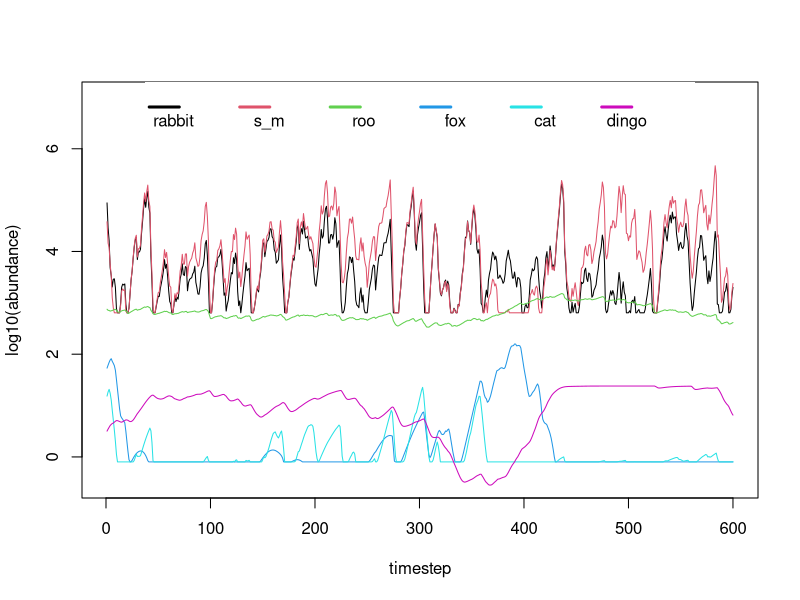
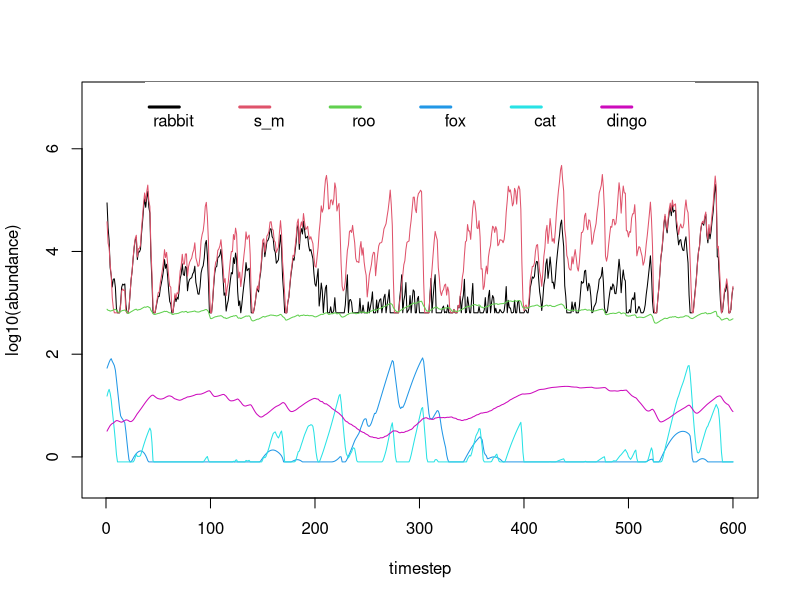
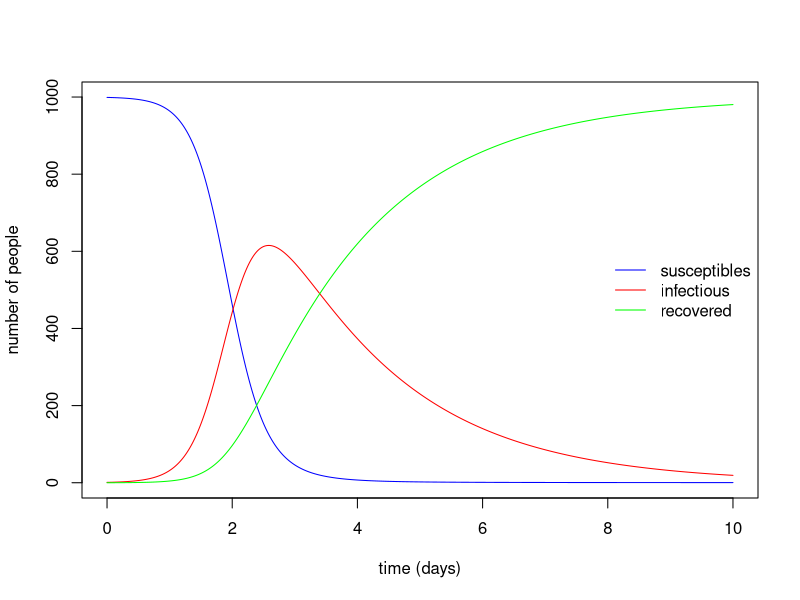

Recreate these plots in R, in order.
## ---- chunk 1
#### Parameter values
veg_term1 <- 55.12
veg_term2 <- 0.0153
veg_term3 <- 0.00056
veg_term4 <- 2.5

min_fox <- 0.0001
min_cat <- 0.0001

roo_weight <- 26

##### fox parameters
min_r_fox <- 0.56
upper_r_fox <- 0.77
d_fox <- 3.2            # demographic efficiency

max_c_fr <- 1.096
max_c_fb <- 1.096

# half saturation density for functional responses
hs_rab_f <- 1.32      # over rabbit
hs_bilby_f <- 0.99    # over bilby
##### end fox parameters

##### cat parameters
min_r_cat <- 0.56
upper_r_cat <- 0.81
d_cat <- .6  # this is the demographic efficiency for cats - varied between 2 and 5 in Robley's report

max_c_cr <- 0.874
max_c_cb <- 2.874

# half saturation density for functional responses
hs_rab_c <- 0.5       # over rabbit
hs_bilby_c <- 0.99    # over bilby
##### end cat parameters

##### small native mammal parameters
bilby_weight <- 0.782
min_r_bilby <- 4.6
upper_r_bilby <- 5.5
d_bilby <- 0.0045
##### end small native mammal parameters

##### rabbit parameters
rabbit_weight <- 0.782
min_r_rabbit <- 4.6
upper_r_rabbit <- 5.5
d_rabbit <- 0.0045

# the following two parameters are applied to both rabbits and small mammals
max_c_rv <- 0.068       # maximum intake of vegetation by rabbit
f_rv <- 138             # foraging efficiency of rabbit on vegetation
###### end rabbit parameters


##### dingo parameters
max_c_dk <- 0.68      # maximum intake rate of kangaroo
f_dk <- .1            # foraging efficiency on kangaroo

max_c_dr <- 0.2       # maximum intake rate of rabbit
f_dr <- .4            # foraging efficiency on rabbit

min_r_dingo <- 1.22   # maximum rate of decrease
max_r_dingo <- 0.63
d_dingo <- 2.5       # demographic efficiency of dingo
K_dingo <- 0.003      # carrying capacity of dingo per hectare

d_int_fox <- .7      # maximun killing rate of fox
d_int_cat <- .3       # maximum killing rate of cat

f_df <- 0.3           # foraging efficiency on fox
f_dc <- 0.3           # foraging efficiency on cat
##### end dingo parameters

##### kangaroo parameters
min_r_roo <- 1.6      # maximum rate of decrease of kangaroo
upper_r_roo <- 1.7496
d_roo <- 142.9

max_c_kv <- 0.086
f_kv <- 34
##### end kangaroo parameters

## ---- chunk 2
# This function contains the model specifications. It executes one single iteration of the model
# following the mathematical formulation presented in Lurgi et al. (2018) Journal of Applied Ecology
ExecuteIterationGeneralised <- function(current_abs, i, current_qt, kill='', fraction=0){
  ###### species order (and index) in current_abs (and next_abs) (vectors of abundances):
  ###### vegetation (1), rabbit (2), small-mammal (3), kangaroo (4), fox (5), cat (6), dingo (7)
  
  veg <- current_abs[1]
  rabbits <- current_abs[2]
  bilby <- current_abs[3]
  roos <- current_abs[4]
  fox <- current_abs[5]
  cat <- current_abs[6]
  dingoes <- current_abs[7]
  
  if(current_qt == 3){
    if(kill == 'rabbit'){ rabbits <- rabbits - (rabbits * fraction) }
    if(kill == 'dingo' ){ dingoes <- dingoes - (dingoes * fraction) }
    if(kill == 'fox'){ fox <- fox - (fox * fraction) }
    if(kill == 'cat'){ cat <- cat - (cat * fraction) }
  }
  
  R <- rainfall_data[ceiling(i/4),(current_qt+1)]
  
  ####### gains (numerical responses)
  veg_per_ha <- veg/8000
  
  veg_growth <- (-veg_term1) - (veg_term2 * veg_per_ha) - (veg_term3 * (veg_per_ha**2)) + (veg_term4 * R)
  
  veg_growth <- veg_growth * 8000
  
  g_rabbits <- ( ( (max_c_fr / rabbit_weight) * ((rabbits)**2))  / ( ((hs_rab_f*8000)**2) + (rabbits)**2) )
  rabbits_taken_fox <- ((365/4) * ( ((fox) * g_rabbits)  / (rabbits) )) 
  
  g_rabbits_cat <- (( (max_c_cr / rabbit_weight) * (rabbits)) / (( hs_rab_c * 8000) + (rabbits)))
  rabbits_taken_cat <- ((365/4) * ( ((cat) * g_rabbits_cat)  / (rabbits) )) 
  
  g_bilbies <- ( ( (max_c_fb/ bilby_weight) * (bilby))  / ( (hs_bilby_f * 8000) + (bilby)) )
  bilbies_taken_fox <- ((365/4) * ( ((fox) * g_bilbies * (1 - (g_rabbits/max_c_fr)) )  / (bilby) ))
  
  g_bilbies_cat <- ( ( (max_c_cb / bilby_weight) * (bilby))  / ( (hs_bilby_c * 8000) + (bilby)) )
  bilbies_taken_cat <- ((365/4) * ( ((cat) * g_bilbies_cat * (1 - (g_rabbits_cat/max_c_cr)) )  / (bilby) ))
  
  bilby <- (bilby *  exp( (-min_r_bilby + (upper_r_bilby *(1 - exp(-d_bilby*veg/8000) ))) - bilbies_taken_fox - bilbies_taken_cat ) ) 
  
  if(is.na(bilby) | bilby < (0.08*8000)){
    bilby <- (0.08*8000)
  }
  
  #functional response of dingo
  I_dingo <- .745 * (1-exp(-(roos/8000)/f_dk))
  I_dingo_rab <- max_c_dr * (1-exp(-(rabbits/8000)/f_dr))
  dingo_numerical <- ( (-min_r_dingo + ((I_dingo + I_dingo_rab) * d_dingo)) )
  
  ##### in the following the variable 'dingo_numerical', which is actually the rate
  ##### of increase of the dingo, is divided by 4 because this is an annual rate of increase
  ##### see Forsyth's code for details...
  if(dingo_numerical < 0){
    dingoes <- dingoes * exp(dingo_numerical/4)
  }else{
    dingo_numerical <- (dingo_numerical * ( 1 - (dingoes / (K_dingo * 8000) )))/4  #### 24 is the carrying capacity for dingo at 8000 ha
    if(dingo_numerical > max_r_dingo){
      dingo_numerical <- (max_r_dingo)/4
    }
    dingoes <- dingoes * exp(dingo_numerical)
  }
  
  if(is.na(dingoes) | dingoes < (0.0000025 * 8000)){
    dingoes <- (0.0000025 * 8000)
  }
  
  ##### kangaroos taken by dingo
  roos_taken <-  dingoes * I_dingo
  #### numerical response of kangaroo
  roos <- (roos * exp( ( - min_r_roo + (upper_r_roo * ( 1 - exp( - (veg/8000) / d_roo ) )) )/4  )) - roos_taken
  
  if(is.na(roos) | roos < (0.001 * 8000)){
    roos <- (0.001 * 8000)
  }
  
  #### rabbits losses and numerical reponses
  rabbits_taken_dingo <- ((365/4) * ( ((dingoes) * I_dingo_rab)  / (rabbits) )) 
  rabbits_taken <- rabbits_taken_fox + rabbits_taken_cat + rabbits_taken_dingo
  rabbits <- (rabbits *  exp( (- min_r_rabbit + (upper_r_rabbit *(1 - exp(-d_rabbit*veg/8000) ))) -  rabbits_taken  )) 
  
  if(is.na(rabbits) | rabbits < (0.08*8000)){
    rabbits <- (0.08 * 8000)
  }
  
  # numerical responses of fox and cat
  # d_int is the predator intake efficiency - in this case how good they are at killing the other predators
  I_dingo_fox <- d_int_fox * (1 - exp(-(fox/8000)/f_df))
  fox_killed_dingo <- ((dingoes * I_dingo_fox) * (365/4))
  fox <- (fox * (exp( -min_r_fox + (upper_r_fox * (1 - exp(-d_fox*(rabbits/8000 + bilby/8000) ) ) ))) - fox_killed_dingo)
  
  # from the report: r =−a+c(1−e−dR)−hF
  I_dingo_cat <- d_int_cat * (1-exp(-(cat/8000)/f_dc))
  cat_killed_dingo <- ((dingoes * I_dingo_cat) * (365/4))
  cat <- (cat * exp( -min_r_cat + (upper_r_cat * (1 - exp(-d_cat * (rabbits/8000+bilby/8000) ) )) ) - cat_killed_dingo)
  
  if(fox < (min_fox*8000)){
    fox <- (min_fox * 8000)
  }
  
  if(cat < (min_cat * 8000)){
    cat <- (min_cat * 8000)
  }
  
  veg <- veg + veg_growth
  
  ######## vegetation losses (functional responses of herbivores)
  veg_taken_rabbits <- ((rabbits) * ( ( max_c_rv * (1-exp(-(veg/8000)/f_rv)) * (rabbit_weight**(0.75)) ) * (365/4) ))
  veg_taken_bilby <- ((bilby) * ( ( max_c_rv * (1-exp(-(veg/8000)/f_rv)) * (rabbit_weight**(0.75)) ) * (365/4) ))
  veg_taken_roos <- (roos * ( ( max_c_kv * (1-exp(-(veg/8000)/f_kv)) * (roo_weight**(0.75)) ) * (365/4) ))
  
  veg <- veg - veg_taken_rabbits - veg_taken_bilby - veg_taken_roos
  
  if(veg < 0){ veg <- 10 }
  
  next_abs <- c(veg, rabbits, bilby, roos, fox, cat, dingoes)
  
  responses <- c(veg_taken_rabbits, veg_taken_bilby, veg_taken_roos, rabbits_taken_fox, bilbies_taken_fox, rabbits_taken_cat, bilbies_taken_cat, rabbits_taken_dingo, roos_taken, fox_killed_dingo, cat_killed_dingo)
  
  return(list(next_abs=next_abs, responses=responses))
}

## ---- chunk 3
# Seed to ensure reproducibility
set.seed(9315)

# numbers of time step in the simulation
steps <- 600

# values extracted from empirical observations of the abundance ranges of each species
veg <- runif(1, min=1600000, max=3200000)
rabbit <- runif(1, min=17600, max=120000)
sm <- runif(1, min=17600, max=120000)
roo <- runif(1, min=400, max=1600)
fox <- runif(1, min=48, max=72)
cat <- runif(1, min=7.2, max=17.6)
dingo <- runif(1, min=2.4, max=24)

dynamics <- array(dim=c(steps, 7))
dynamics[1,] <- c(veg, rabbit, sm, roo, fox, cat, dingo)

steps_per_qt <- ceiling(steps/4)+1

#### rainfall data from Lerida (Yathong)
rainfall_data <- data.frame('1'=rnorm(steps_per_qt,99,69), '2'=rnorm(steps_per_qt,87,67), '3'=rnorm(steps_per_qt,82,39), '4'=rnorm(steps_per_qt,80,49))
rainfall_data[rainfall_data < 0] <- 0

current_qt <- 1

# the species to be managed
sp <- 'rabbit'

# the management level
l <- 0

for(i in 1:(steps-1)){
  cur_abs <- dynamics[i,]
  
  # control is only applied for a fraction of the simulation between timesteps 200 and 400
  if(i >= 201 & i <= 400){
    exec <- ExecuteIterationGeneralised(cur_abs, i, current_qt, sp, l)
    next_abs <- exec$next_abs
  }else{
    exec <- ExecuteIterationGeneralised(cur_abs, i, current_qt)
    next_abs <- exec$next_abs
  }
  
  dynamics[(i+1),] <- next_abs
  current_qt <- (current_qt+1)%%4
}

matplot(log10(dynamics[,-1]), type='l', lty=1, col=c(1,2,3,4,5,6), ylim=c(-.5,7), ylab = 'log10(abundance)', xlab = 'timestep')
legend('top', c("rabbit", "s_m", "roo", "fox", "cat", "dingo"), pch = "-", col = c(1,2,3,4,5,6), box.lwd=0, y.intersp = 1.5, horiz=TRUE, lwd=3, adj=c(1,1.5))

## ---- chunk 4
# Seed to ensure reproducibility
set.seed(9315)

# numbers of time step in the simulation
steps <- 600

# values extracted from empirical observations of the abundance ranges of each species
veg <- runif(1, min=1600000, max=3200000)
rabbit <- runif(1, min=17600, max=120000)
sm <- runif(1, min=17600, max=120000)
roo <- runif(1, min=400, max=1600)
fox <- runif(1, min=48, max=72)
cat <- runif(1, min=7.2, max=17.6)
dingo <- runif(1, min=2.4, max=24)

dynamics <- array(dim=c(steps, 7))
dynamics[1,] <- c(veg, rabbit, sm, roo, fox, cat, dingo)

steps_per_qt <- ceiling(steps/4)+1

#### rainfall data from Lerida (Yathong)
rainfall_data <- data.frame('1'=rnorm(steps_per_qt,99,69), '2'=rnorm(steps_per_qt,87,67), '3'=rnorm(steps_per_qt,82,39), '4'=rnorm(steps_per_qt,80,49))
rainfall_data[rainfall_data < 0] <- 0

current_qt <- 1

# the species to be managed
sp <- 'rabbit'

# the management level
l <- 0.9

for(i in 1:(steps-1)){
  cur_abs <- dynamics[i,]
  
  # control is only applied for a fraction of the simulation between timesteps 200 and 400
  if(i >= 201 & i <= 400){
    exec <- ExecuteIterationGeneralised(cur_abs, i, current_qt, sp, l)
    next_abs <- exec$next_abs
  }else{
    exec <- ExecuteIterationGeneralised(cur_abs, i, current_qt)
    next_abs <- exec$next_abs
  }
  
  dynamics[(i+1),] <- next_abs
  current_qt <- (current_qt+1)%%4
}

matplot(log10(dynamics[,-1]), type='l', lty=1, col=c(1,2,3,4,5,6), ylim=c(-.5,7), ylab = 'log10(abundance)', xlab = 'timestep')
legend('top', c("rabbit", "s_m", "roo", "fox", "cat", "dingo"), pch = "-", col = c(1,2,3,4,5,6), box.lwd=0, y.intersp = 1.5, horiz=TRUE, lwd=3, adj=c(1,1.5))

## ---- chunk 5

# Code for the implementation of the SIR model for disease dynamics
# Taken from: https://rpubs.com/choisy/sir

require(deSolve)
sir_equations <- function(time, variables, parameters) {
  with(as.list(c(variables, parameters)), {
    dS <- -beta * I * S
    dI <-  beta * I * S - gamma * I
    dR <-  gamma * I
    return(list(c(dS, dI, dR)))
  })
}

# definition of parameters and their values
parameters_values <- c(
  beta  = 0.004, # infectious contact rate (/person/day)
  gamma = 0.5    # recovery rate (/day)
)


# the initial conditions for the model
initial_values <- c(
  S = 999,  # number of susceptibles at time = 0
  I =   1,  # number of infectious at time = 0
  R =   0   # number of recovered (and immune) at time = 0
)

# time
time_values <- seq(0, 10, by= 0.001)

# giving the model to the solver with parameter values and time
sir_values_1 <- ode(y = initial_values, times = time_values, func = sir_equations, parms = parameters_values)

# formatting
sir_values_1 <- as.data.frame(sir_values_1)

# plotting the results
with(sir_values_1, {
# plotting the time series of susceptibles:
  plot(time, S, type = "l", col = "blue", xlab = "time (days)", ylab = "number of people")
# adding the time series of infectious:
  lines(time, I, col = "red")
# adding the time series of recovered:
  lines(time, R, col = "green")
})

# adding a legend:
legend("right", c("susceptibles", "infectious", "recovered"), col = c("blue", "red", "green"), lty = 1, bty = "n")
